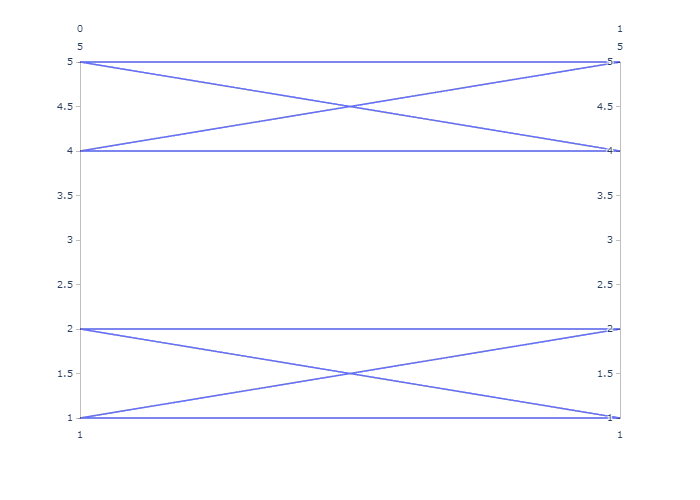
#> input picture misc/clear_grouping1pcp.png, 700 x 500 px; its folder holds only this picture in this run
$ jupyter execute --allow-errors theta_row_space_analysis.ipynb
#> lines starting #> are read from the running program, lines starting #| are printed output that depends on the picture; after the words box and inside, x2 and y2 are one past the last pixel; in counts of white or black regions, pixels touching at a corner belong together
## Generating dataset

[cell 1]
clear_grouping1 = [(1,1), (1,2), (2,1), (2,2), (4,4), (5,5), (4,5), (5,4)]
clear_grouping2 = [(1,5), (1,4), (2,5), (2,4), (4,1), (5,1), (4,2), (5,2)]
density_change = [(1,1), (1,3), (2,1), (2,3), (4,4), (5,4), (4,6), (5,6)]
split_up = [(2,1), (2,2), (3,1), (3,2), (2,4), (2,5), (3,4), (3,5)]
neighborhood = [(2,1), (3,2), (5,3), (6,4), (1,5), (2,6), (4,6), (5,7)]
positive = [(1,1), (2,2), (3,3), (4,4), (5,5), (6,6)]
negative = [(1,6), (2,5), (3,4), (4,3), (5,2), (6,1)]

[cell 2]
non_linear = [(1,1), (2,2), (3,3), (4,4), (5,3), (6,2), (7,1)]
outliers = [(1,1), (1,2), (2,1), (2,2), (6,6)]
variance = [(1,3), (2,2), (3,4), (4,3), (5,2), (6,4), (7,3)]
skewness = [(1,1), (1,3), (1,5), (2,2), (2,4), (3,3), (5,3)]
fan = [(3,1), (3,2), (3,3), (3,4), (3,5), (3,6), (3,7)]
clutter = [(1,1), (2,4), (3,1), (3,5), (4,2), (5,4), (6,3)]

[cell 3]
import seaborn as sns

[cell 4]
charts = [clear_grouping1, clear_grouping2, density_change, split_up, neighborhood, positive, negative, non_linear, outliers, variance, skewness, fan, clutter]
chart_names = ['clear_grouping1', 'clear_grouping2', 'density_change', 'split_up', 'neighborhood', 'positive', 'negative', 'non_linear', 'outliers', 'variance', 'skewness', 'fan', 'clutter']

[cell 5]
import matplotlib.pyplot as plt

[cell 6]
f = plt.figure()
plt.rcParams['figure.figsize'] = (30, 3)
f,axes = plt.subplots(nrows=1, ncols=13)
for i,chart in enumerate(charts):
    x = [cur_x for cur_x,_ in chart]
    y = [cur_y for _,cur_y in chart]
    axes[i].scatter(x,y)
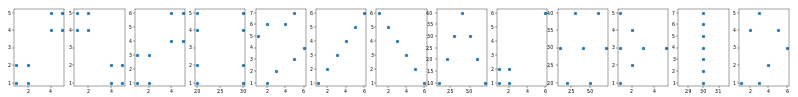
#> figure drawn by matplotlib, 13 panels

[cell 7]
import plotly.express as px

[cell 8]
for chart, name in zip(charts, chart_names):
    fig = px.parallel_coordinates(chart)
    fig.write_image(name+'pcp.png')

[cell 9]
import math
import numpy as np
def ToPolar(x,y):
    rho = np.sqrt(x**2 + y**2)
    phi = math.degrees(np.arctan2(y, x))
    return(rho, phi)

[cell 10]
f = plt.figure()
plt.rcParams['figure.figsize'] = (30, 2)
f,axes = plt.subplots(nrows=1, ncols=13)
for i,chart in enumerate(charts):
    polars = [ToPolar(cur_x, cur_y) for cur_x,cur_y in chart]
    x = [cur_x for cur_x, _ in polars]
    y = [cur_y for _,cur_y in polars]
    axes[i].scatter(x,y)
    axes[i].set_xlim([0,8])
    axes[i].set_ylim([0, 90])
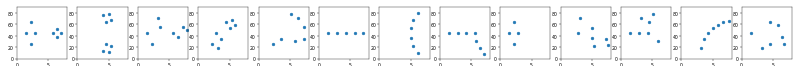
#> figure drawn by matplotlib, 13 panels

[cell 11]
f = plt.figure()
plt.rcParams['figure.figsize'] = (30, 2)
f,axes = plt.subplots(nrows=1, ncols=13)
for i,chart in enumerate(charts):
    x = [cur_x for cur_x,_ in chart]
    y = [cur_y for _,cur_y in chart]
    axes[i].scatter(x,y)
    axes[i].set_xlim([0,8])
    axes[i].set_ylim([0,8])
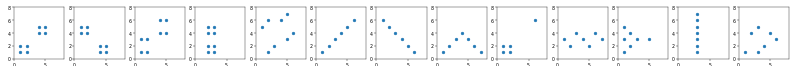
#> figure drawn by matplotlib, 13 panels

[cell 12]
import math

[cell 13]
def getThetaPhi(x1,y1,x2,y2):
    m = (y2-y1)/(x2-x1)
    c = -1*m*x1+y1
    x_closest = (-1*m*c)/(m*m+1)
    y_closest = c/(m*m+1)
    phi = math.sqrt(x_closest**2 + y_closest**2)
    theta = math.degrees(np.arctan2(y_closest, x_closest))
    return (phi, theta)

[cell 14]
f = plt.figure()
plt.rcParams['figure.figsize'] = (30, 2)
f,axes = plt.subplots(nrows=1, ncols=13)
for i,chart in enumerate(charts):
    polars = [getThetaPhi(0,cur_x, 1,cur_y) for cur_x,cur_y in chart]
    x = [cur_x for cur_x, _ in polars]
    y = [cur_y for _,cur_y in polars]
    axes[i].scatter(x,y)
#     axes[i].set_xlim([0,8])
#     axes[i].set_ylim([0, 100])
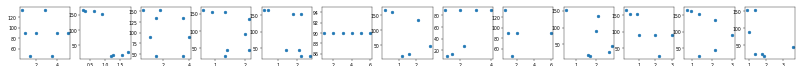
#> figure drawn by matplotlib, 13 panels

## Experimenting with Hough Transforms

[cell 15]
import numpy as np

from skimage.transform import hough_line, hough_line_peaks
from skimage.feature import canny
from skimage.draw import line
from skimage import data
from skimage import io
from skimage.color import rgb2gray

import matplotlib.pyplot as plt
from matplotlib import cm

#> (a cell that did not finish here is left out)

#> (a cell that did not finish here is left out)

#> (a cell that did not finish here is left out)

[cell 19]
tested_angles = np.linspace(-np.pi / 2, np.pi / 2, 360, endpoint=False)
#> tested_angles = 360 values from -1.57 to 1.56
#> further down, image is the input picture: shape (500, 700, 4); mean R, G, B, A 251.5, 251.7, 254.3, 255
#> `image = rgb2gray(image)`:
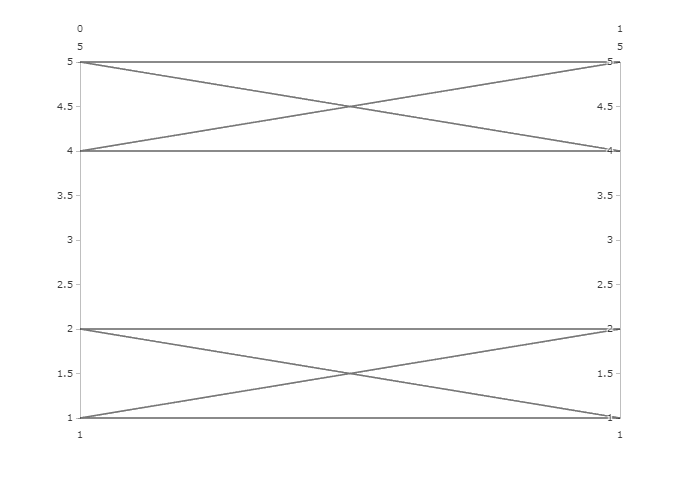
#> image: shape (500, 700) float64; min 0.239, max 1, mean 0.988
#> `image = canny(image)`:
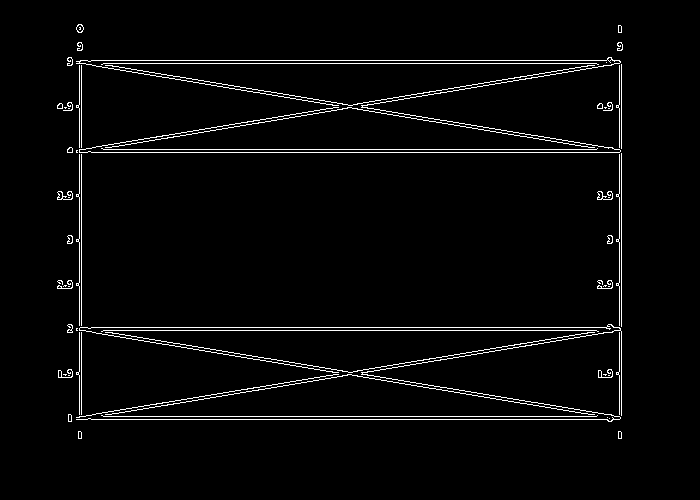
#> image: shape (500, 700) bool; 3% white in thin lines or dots, all inside (x1, y1, x2, y2) = (57, 24, 623, 439)
#> `h, theta, d = hough_line(image, theta=tested_angles)`:
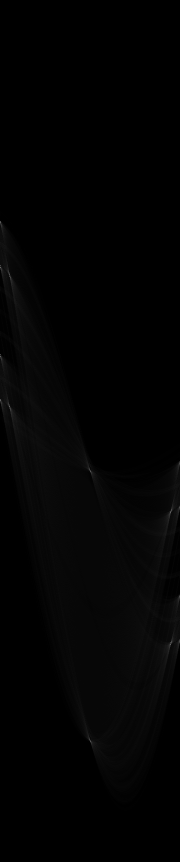
#> h: shape (1723, 360) uint64 (shown at 1/2 size); min 0, max 546, mean 6.1; drawn with min black and max white
#> `h, theta, d = hough_line(image, theta=tested_angles)`: d = 1723 values from -861 to 861
#> `angle_step = 0.5 * np.diff(theta).mean()`: angle_step = 0.00436
#> `d_step = 0.5 * np.diff(d).mean()`: d_step = 0.5
#> `bounds = [np.rad2deg(theta[0] - angle_step), np.rad2deg(theta[-1] + an..`: bounds = [-90.25, 89.75, 861.5, -861.5]
#> (the rest of this cell did not finish here and is left out)

https://scikit-image.org/docs/dev/auto_examples/edges/plot_line_hough_transform.html

#> (a cell that did not finish here is left out)

[cell 21]
fig, axes = plt.subplots(1, 13)
ax = axes.ravel()

#> (the rest of this cell did not finish here and is left out)
